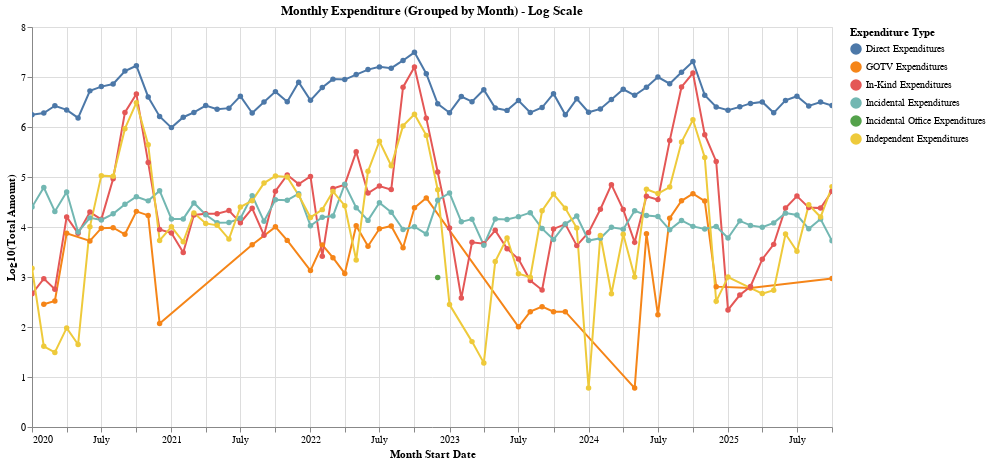

The notebook cell this image was saved under:
### Markdown cell above
### Graph

### Code cell
expenditure_monthly_chart = alt.Chart(expenditure_df_monthly_grouped).mark_line(point=True).encode(
    x=alt.X('month_start:T', title='Month Start Date'),
    y=alt.Y('log_amount:Q', title='Log10(Total Amount)'),
    color=alt.Color(
        'expenditure_type:N', 
        title='Expenditure Type',
        # legend=alt.Legend(
        #     title='Expenditure Type',
        #     orient='bottom-left',
        #     labelFontSize=12,
        #     titleFontSize=14
        # )
    ),
    tooltip=[
        alt.Tooltip('month_start:T', title='Month', format='%Y-%m'),
        alt.Tooltip('expenditure_type:N', title='Expenditure Type'),
        alt.Tooltip('amount:Q', title='Amount', format='$,.2f'),
        alt.Tooltip('log_amount:Q', title='Log10(Amount)', format='.2f')
    ]
).transform_calculate(
    log_amount='log(datum.amount + 1) / log(10)'
).add_params(
    *year_checkboxes
).transform_filter(
    ' || '.join([f'datum.year == {year} && year_{year}' for year in years])
).properties(
    title='Monthly Expenditure (Grouped by Month) - Log Scale',
    width=800,
    height=400
).interactive()

expenditure_monthly_chart.show()

### Figure 1 — Vega-Lite specification as saved in the notebook (floating-point values rounded to 4 significant figures; data arrays with more than 128 entries replaced by an {"elided": "..."} marker saying what was removed)
{"config": {"view": {"continuousWidth": 300, "continuousHeight": 300}}, "data": {"name": "data-f3da886c4ce142f6720884738081326b"}, "mark": {"type": "line", "point": true}, "encoding": {"color": {"field": "expenditure_type", "title": "Expenditure Type", "type": "nominal"}, "tooltip": [{"field": "month_start", "format": "%Y-%m", "title": "Month", "type": "temporal"}, {"field": "expenditure_type", "title": "Expenditure Type", "type": "nominal"}, {"field": "amount", "format": "$,.2f", "title": "Amount", "type": "quantitative"}, {"field": "log_amount", "format": ".2f", "title": "Log10(Amount)", "type": "quantitative"}], "x": {"field": "month_start", "title": "Month Start Date", "type": "temporal"}, "y": {"field": "log_amount", "title": "Log10(Total Amount)", "type": "quantitative"}}, "height": 400, "params": [{"name": "year_2020", "bind": {"input": "checkbox", "name": "2020 "}, "value": true}, {"name": "year_2021", "bind": {"input": "checkbox", "name": "2021 "}, "value": true}, {"name": "year_2022", "bind": {"input": "checkbox", "name": "2022 "}, "value": true}, {"name": "year_2023", "bind": {"input": "checkbox", "name": "2023 "}, "value": true}, {"name": "year_2024", "bind": {"input": "checkbox", "name": "2024 "}, "value": true}, {"name": "year_2025", "bind": {"input": "checkbox", "name": "2025 "}, "value": true}, {"name": "param_1", "select": {"type": "interval", "encodings": ["x", "y"]}, "bind": "scales"}], "title": "Monthly Expenditure (Grouped by Month) - Log Scale", "transform": [{"calculate": "log(datum.amount + 1) / log(10)", "as": "log_amount"}, {"filter": "datum.year == 2020 && year_2020 || datum.year == 2021 && year_2021 || datum.year == 2022 && year_2022 || datum.year == 2023 && year_2023 || datum.year == 2024 && year_2024 || datum.year == 2025 && year_2025"}], "width": 800, "$schema": "https://vega.github.io/schema/vega-lite/v5.20.1.json", "datasets": {"data-f3da886c4ce142f6720884738081326b": {"elided": "317 records"}}}
